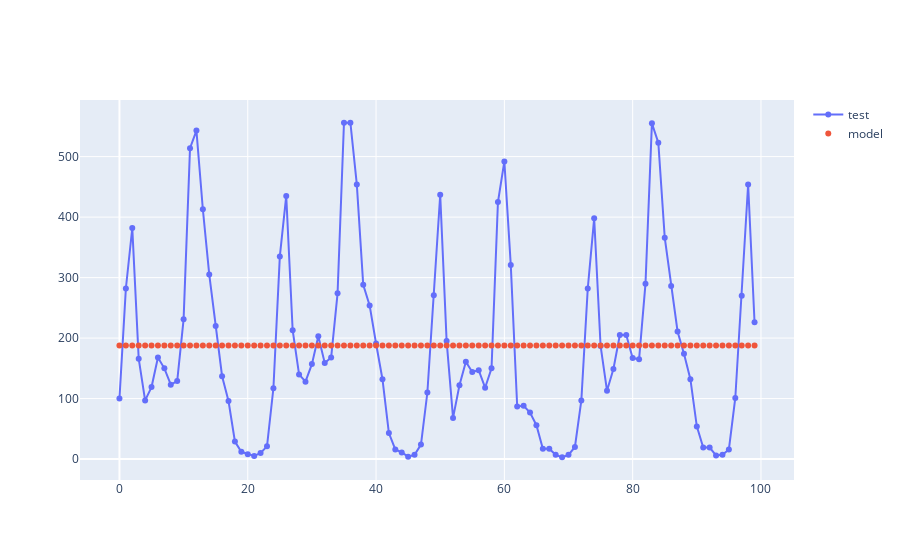

Notebook source saved alongside this figure:
### Markdown cell above
## d) mnth

### Code cell
df_mnth = tabla[['mnth']].copy()
X_mnth = np.array(df_mnth.values)
x_tr, x_te, y_tr, y_te = train_test_split(X_mnth, Y, test_size=0.3)
tree_mnth = DecisionTreeRegressor(criterion='squared_error', max_depth = 3)
tree_mnth.fit(x_tr, y_tr)
y_mnth = tree_mnth.predict(X_mnth)
print('RMSE:', mean_squared_error(Y, y_mnth, squared=False))
y_mnth_te = tree_mnth.predict(x_te)
print('RMSE:', mean_squared_error(y_te, y_mnth_te, squared=False))
fig = go.Figure()
fig.add_trace(go.Scatter(y= Y.reshape(-1)[5000:5100], mode='lines+markers', name='test'))
fig.add_trace(go.Scatter(y= y_mnth[5000:5100], mode='markers', name='model'))
fig.show()

### Figure 1 — Plotly figure (JSON) as saved in the notebook; plotly's stock layout.template omitted (floating-point values rounded to 4 significant figures)
{"data": [{"mode": "lines+markers", "name": "test", "type": "scatter", "y": [100, 282, 382, 166, 97, 119, 168, 150, 123, 129, 231, 514, 543, 413, 305, 220, 137, 96, 29, 12, 8, 5, 10, 21, 117, 335, 435, 213, 140, 128, 157, 203, 159, 168, 274, 556, 556, 454, 288, 254, 191, 132, 43, 16, 11, 4, 7, 24, 110, 271, 437, 195, 68, 122, 161, 144, 147, 118, 150, 425, 492, 321, 87, 88, 77, 56, 17, 17, 7, 3, 7, 20, 97, 282, 398, 187, 113, 149, 205, 205, 167, 165, 290, 555, 523, 366, 286, 211, 174, 132, 54, 19, 19, 6, 7, 16, 101, 270, 454, 226]}, {"mode": "markers", "name": "model", "type": "scatter", "y": [187.7, 187.7, 187.7, 187.7, 187.7, 187.7, 187.7, 187.7, 187.7, 187.7, 187.7, 187.7, 187.7, 187.7, 187.7, 187.7, 187.7, 187.7, 187.7, 187.7, 187.7, 187.7, 187.7, 187.7, 187.7, 187.7, 187.7, 187.7, 187.7, 187.7, 187.7, 187.7, 187.7, 187.7, 187.7, 187.7, 187.7, 187.7, 187.7, 187.7, 187.7, 187.7, 187.7, 187.7, 187.7, 187.7, 187.7, 187.7, 187.7, 187.7, 187.7, 187.7, 187.7, 187.7, 187.7, 187.7, 187.7, 187.7, 187.7, 187.7, 187.7, 187.7, 187.7, 187.7, 187.7, 187.7, 187.7, 187.7, 187.7, 187.7, 187.7, 187.7, 187.7, 187.7, 187.7, 187.7, 187.7, 187.7, 187.7, 187.7, 187.7, 187.7, 187.7, 187.7, 187.7, 187.7, 187.7, 187.7, 187.7, 187.7, 187.7, 187.7, 187.7, 187.7, 187.7, 187.7, 187.7, 187.7, 187.7, 187.7]}], "layout": {}}
